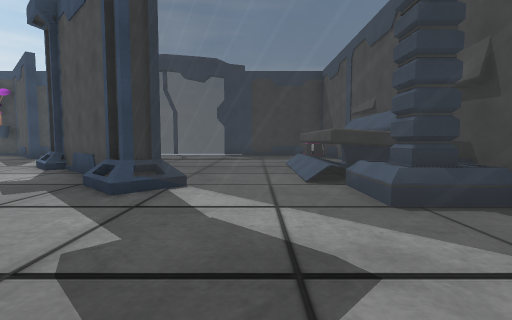
View 1 (above)

24 first-person views from a walk through a scene from a Unity 3-D project. The camera is 1.3 m above the floor, tilts 4° down and sees 85° across. The floor is counted in squares, 2 m on a side. Each view is taken from the middle of a square. On the plan, view 1 faces up. The plan holds only what a view shows up to about 9 squares ahead; the rest is blank. The place goes on beyond the plan. Some surface patterns are stand-ins.

View 2
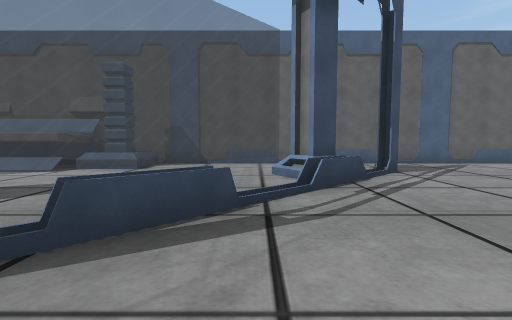

View 3
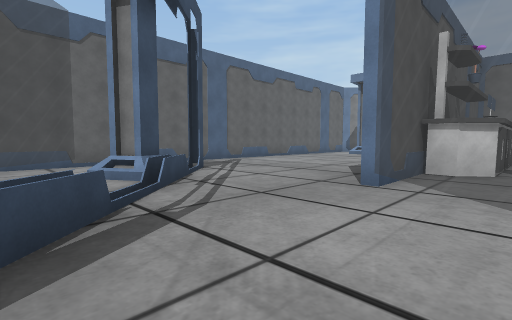

View 4
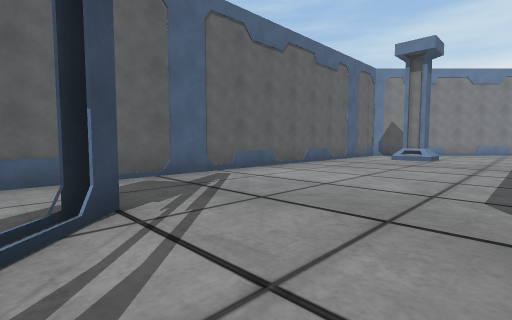

View 5
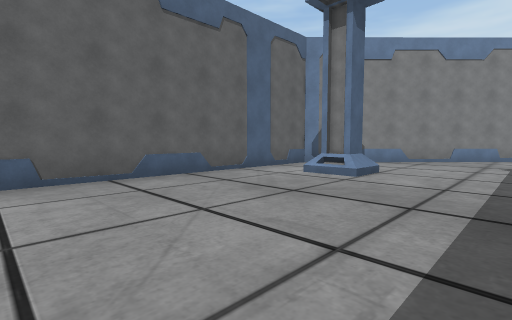

View 6
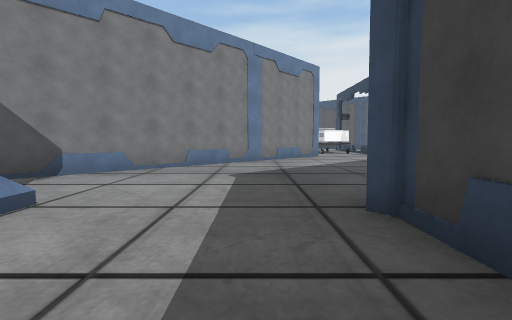

View 7
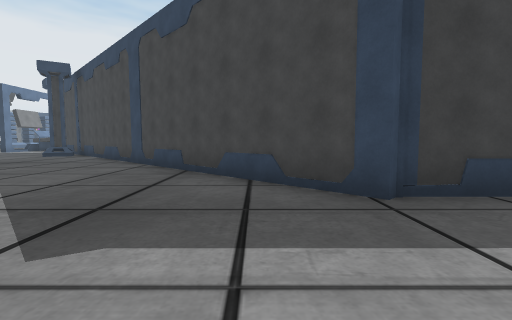

View 8
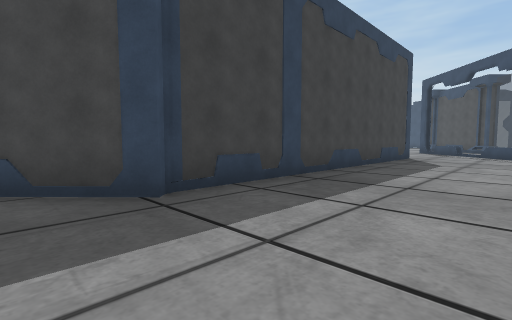

View 9
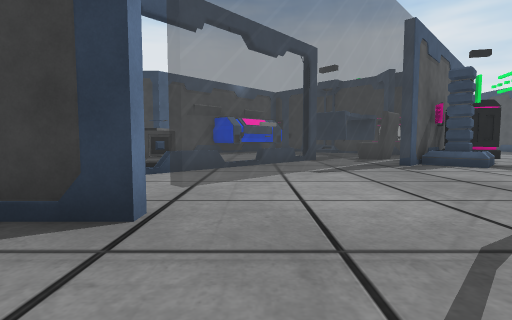

View 10
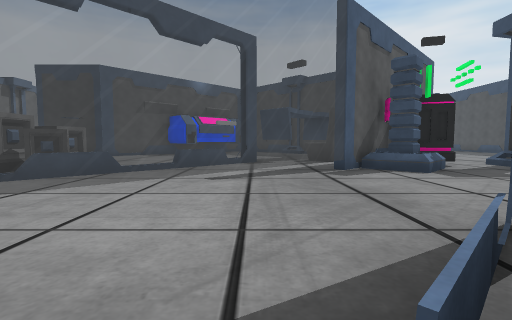

View 11
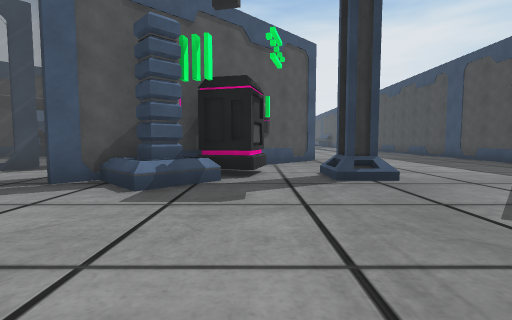

View 12
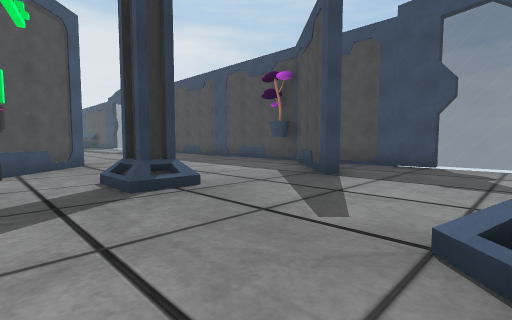

View 13
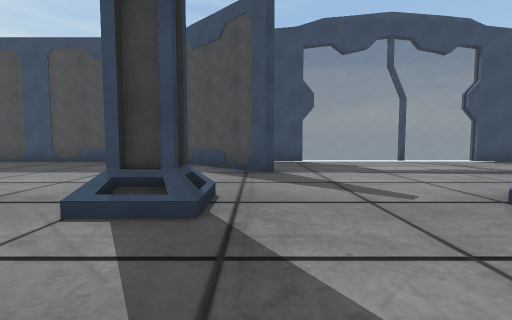

View 14
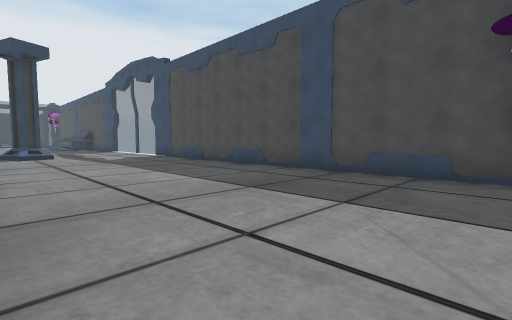

View 15
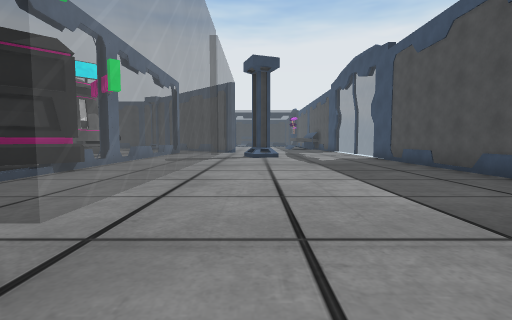

View 16
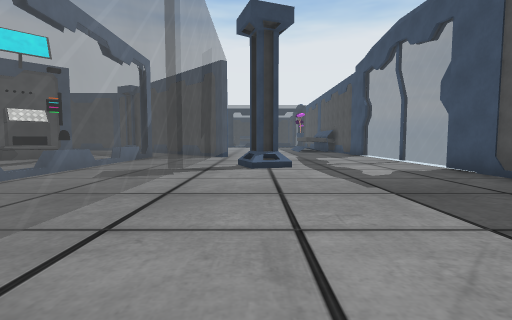

View 17
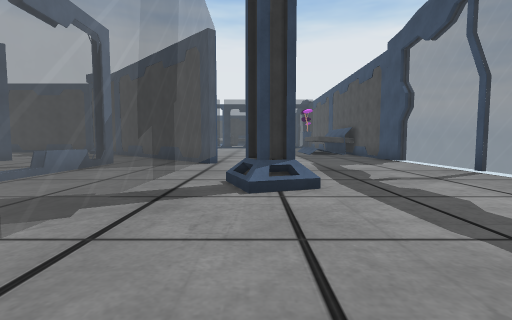

View 18
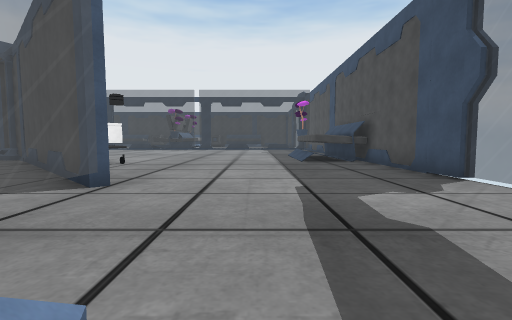

View 19
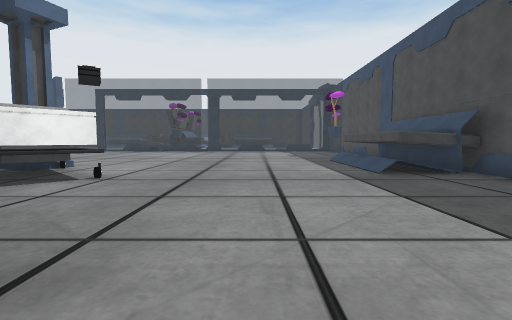

View 20
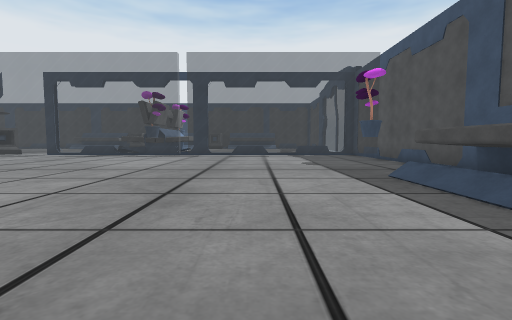

View 21
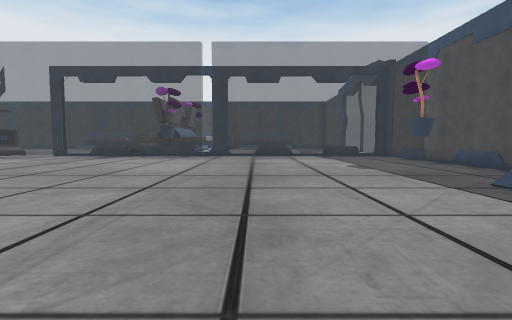

View 22
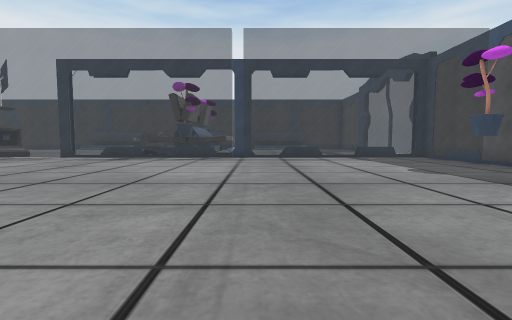

View 23
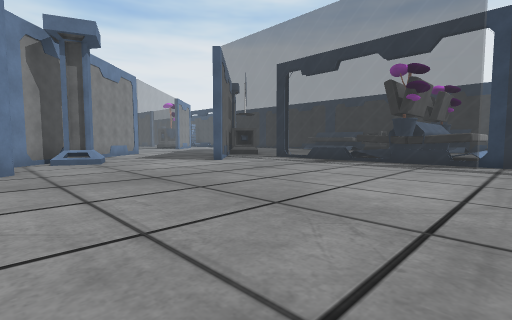

View 24
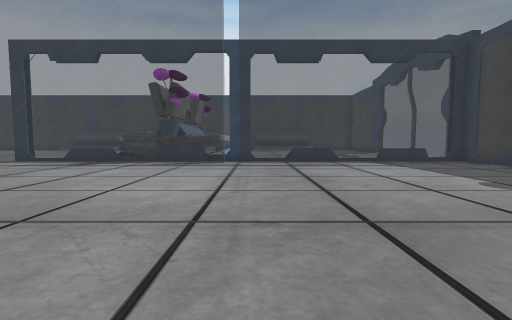

### Floor plan
Key: @ floor where view 1 was taken; # wall or solid block; x gap in a wall; . floor; / step, stairs or slope; = window, fence, low wall or low ledge; ^ raised ledge; T table; O other object.
Columns run from 44 left of view 1 to 3 right of it. Each row starts with its distance up from view 1.
 13  #########  #####==== ################=====##
 12  #...O...####....................O#.........
 11  x..=....#^^^.....................#O.......
 10  #..=..............................##......
  9   ..=.........................................
  8  =..=................O................... .../O
  7  x..=............#======x======#...O...O  .../^#
  6  x..x...........##.............##...... #O.../^#
  5 /x..=........O.##.............  ##OO.....OO../^#
  4 ^#..=.......OO##.#.=..=.###.#  OO##//.....O.../#
  3 #O..=......OOO..      .######  OT #O/......=..O#
  2   ..=.......##   ....          T ^.#=...#...=..#
  1  =..=......OO   .. ..            T...=...=...=.#
  0   ..=.....OO    #                .#...=.....@.=#
 -1  #..x.....#                       ##...=...=O..#
 -2      .....#                        =....=......#
 -3       ..O.#                      .. .#...#...#.#
 -4         ###                      .. O=...#.....#
 -5                                    OO  .##.....#
 -6                                     O  .#......#
 -7                                         #......#
 -8                                         #......#
 -9                                         #......#
-10                                         ##.....#
-11                                          #.....#
-12                                          #...O.#
-13                                        ###.....#
-14                                        #.......#
-15                                       ##......##
-16                                      #.......##
-17                                     #.......##
-18                                    #.......##
-19                                     ......O#

Positions as (right, up) in squares from view 1, and headings:
1: (0, 0), facing up
2: (-5, 0), facing right
3: (-5, 1), facing down-right
4: (-2, -2), facing down-right
5: (-2, -7), facing down-right
6: (-2, -10), facing down
7: (0, -14), facing left
8: (0, -14), facing up-left
9: (-1, -2), facing left
10: (-2, 0), facing left
11: (-4, 5), facing left
12: (-5, 5), facing up-left
13: (-8, 4), facing up
14: (-11, 7), facing up-left
15: (-12, 8), facing left
16: (-16, 8), facing left
17: (-19, 8), facing left
18: (-23, 9), facing left
19: (-26, 8), facing left
20: (-30, 8), facing left
21: (-31, 7), facing left
22: (-32, 6), facing left
23: (-34, 6), facing down-left
24: (-34, 6), facing left
